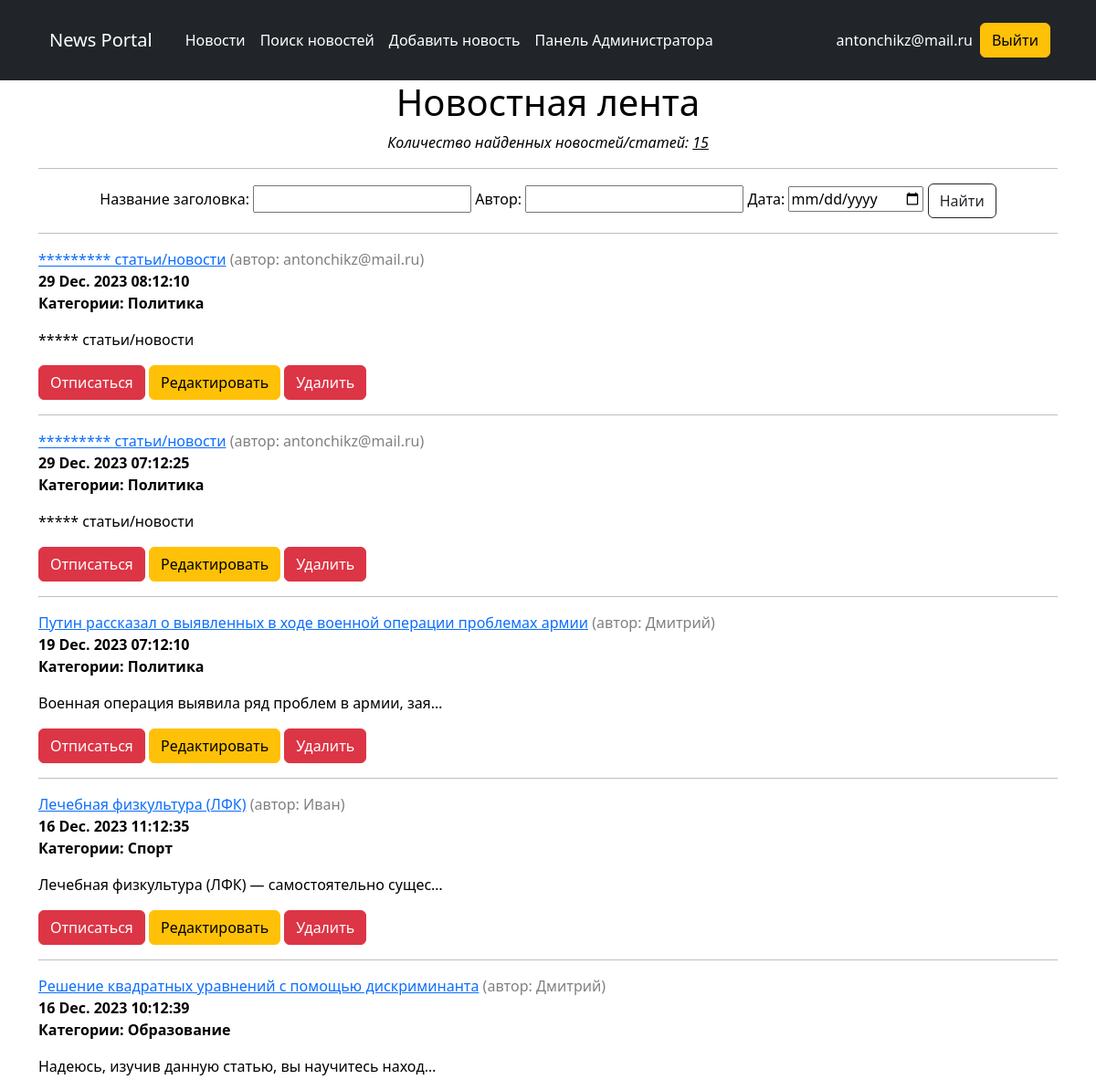
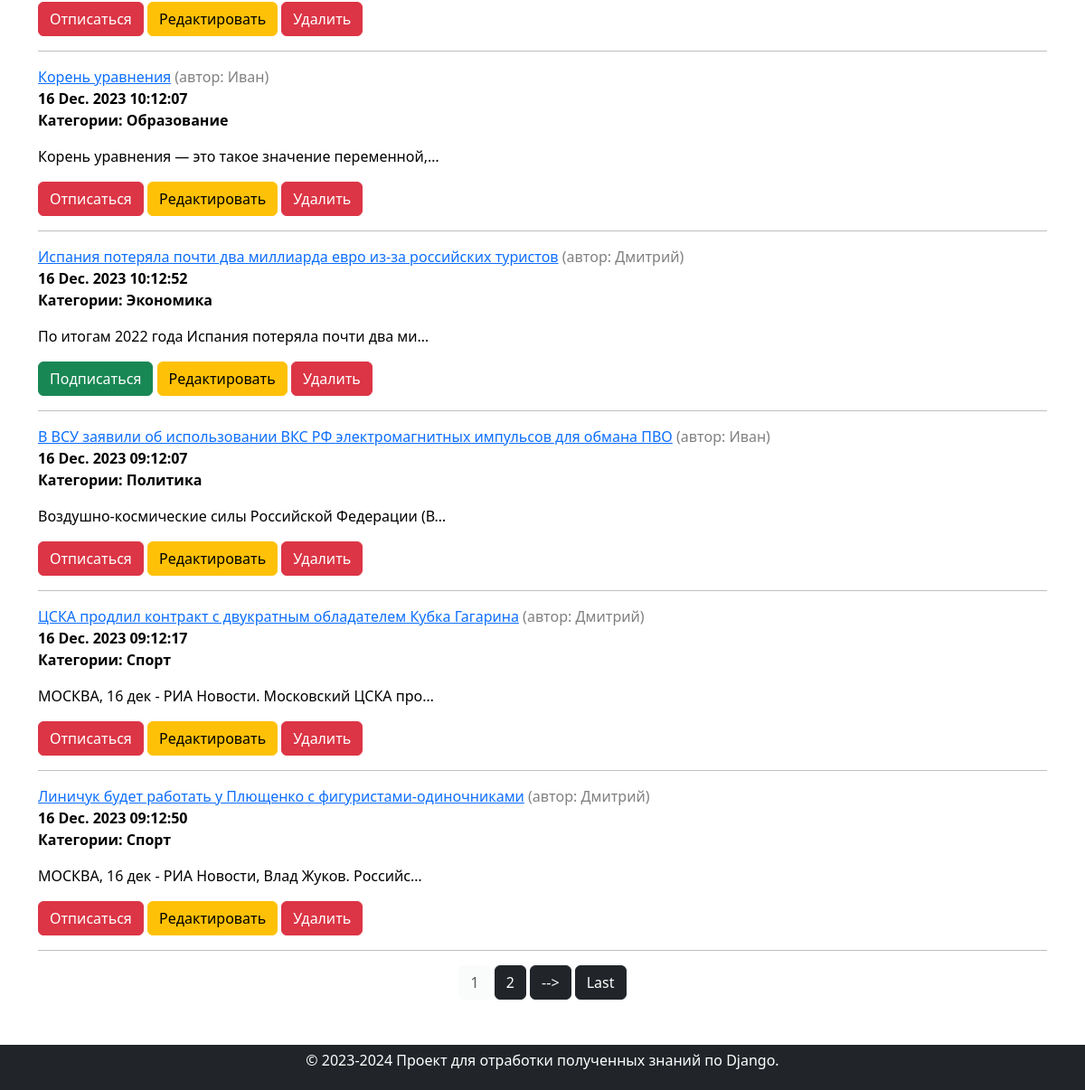
Page /search/ (signed in) on the earlier database version (2 pictures, top to bottom).
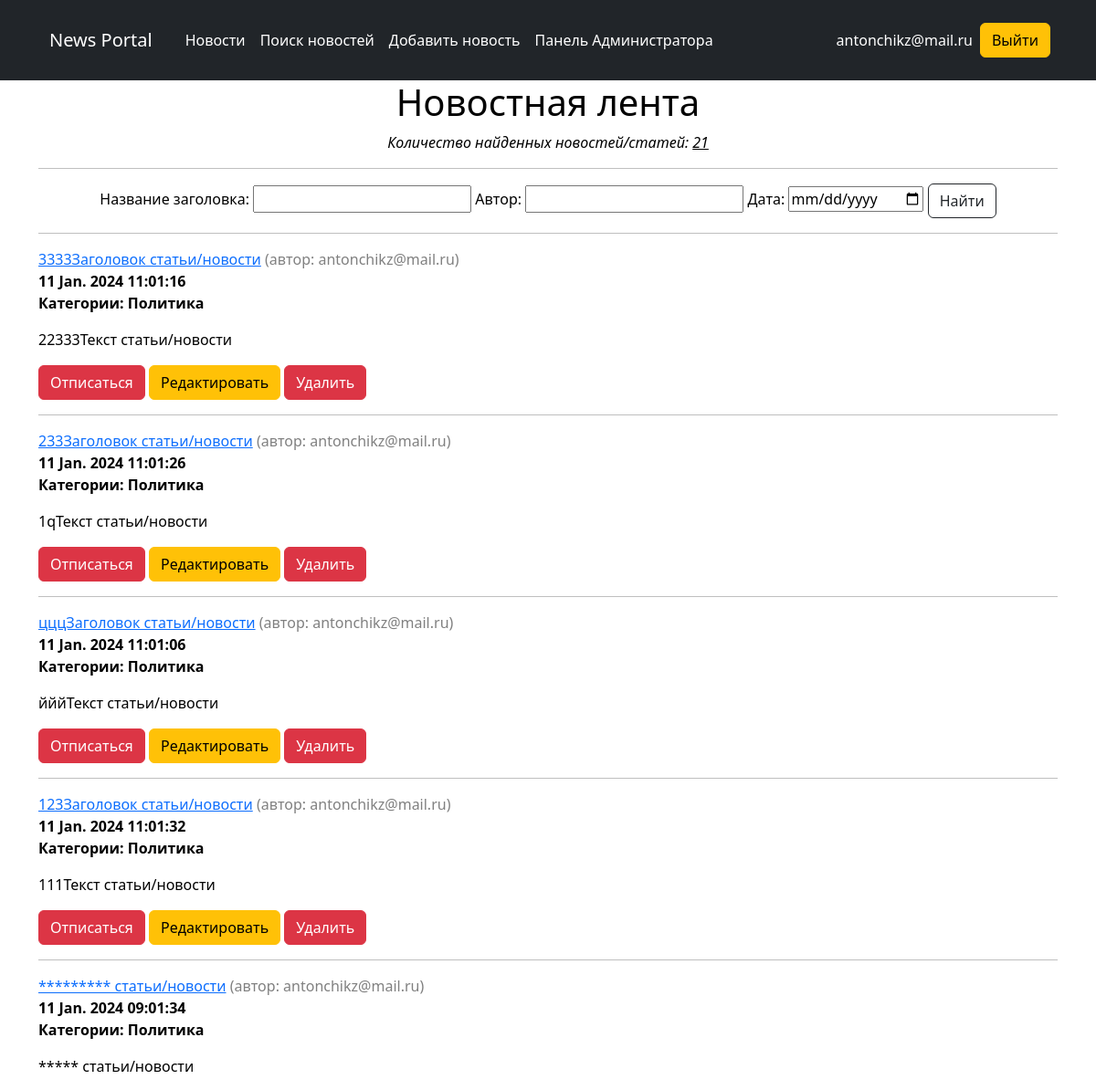
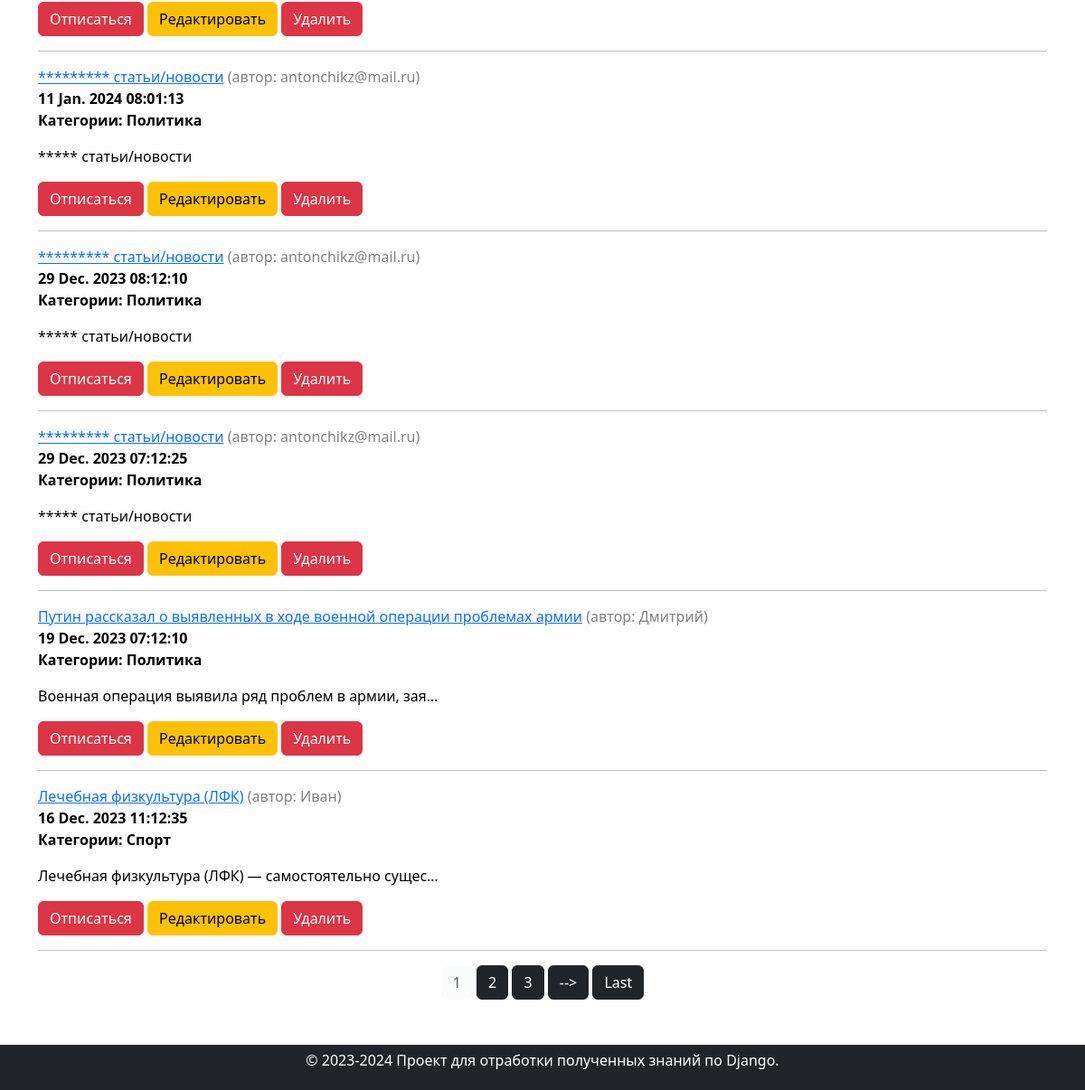
Same page on the later database version (2 pictures, top to bottom).
### news/models.py (models this page shows, shortened)
class Post(models.Model):
    article = 'AR'
    news = 'NE'
    POSITIONS = [
        (article, 'Статья'),
        (news, 'Новости'),
    ]
    author = models.ForeignKey(Author, on_delete=models.CASCADE)  # связь «один ко многим» с моделью Author
    choose_news = models.CharField(max_length=2, choices=POSITIONS)
    datetime_post = models.DateTimeField(auto_now_add=True)
    category = models.ManyToManyField(Category, through='PostCategory')  # связь «многие ко многим» с моделью Category
    title = models.CharField(max_length=255, default='Заголовок статьи/новости')
    text = models.TextField(default='Текст статьи/новости')
    rating = models.IntegerField(default=0)

class Author(models.Model):
    user = models.OneToOneField(User, on_delete=models.CASCADE)
    rating = models.IntegerField(default=0)
    def __str__(self):
        return f'{self.user}'

class Category(models.Model):
    name = models.CharField(max_length=255, unique=True)
    subscriber = models.ManyToManyField(User, related_name='categories')
    def __str__(self):
        return self.name

### news/views.py (the view)
# urls.py: path('search/', cache_page(60*1)(PostsSearchList.as_view()), name='post_search'),
class PostsSearchList(LoginRequiredMixin, PermissionRequiredMixin, ListView):
    model = Post
    ordering = '-datetime_post'
    template_name = 'news/search.html'
    context_object_name = 'news'
    paginate_by = 10
    permission_required = ('news.view_post',)
    def get_queryset(self):
        self.queryset = PostFilter(self.request.GET, queryset=super().get_queryset())
        return self.queryset.qs
    def get_context_data(self, **kwargs):
        context = super().get_context_data(**kwargs)
        context['filter'] = self.queryset
        return context

### news/current_time.py (called while the page is built)
def get_current_time(request):
    return {'current_time': datetime.now()}

### news/templatetags/custom_filters.py (called while the page is built)
def clear_str(word: str) -> str:
    ss = map(lambda x: x if x not in punctuation else "", word)
    result = ''.join(ss)
    return result.lower()

@register.filter()
def censor(value: str) -> str:
    try:
        if type(value) == str:
            result = map(lambda word: '*' * len(word) if clear_str(word) in PI_WORDS else word, value.split())
            text = ' '.join(result)
        else:
            raise TypeError
    except TypeError as e:
        print(f'Необходимо передавать тип данных str, вместо этого получаем {type(value)}')
    else:
        return text

### news/templatetags/custom_tags.py (called while the page is built)
@register.simple_tag(takes_context=True)
def url_replace(context, **kwargs):
    d = context['request'].GET.copy()
    for k, v in kwargs.items():
        d[k] = v
    return d.urlencode()

### templates/news/search.html (shortened to what this page needs)
{% extends 'flatpages/default.html' %}
{% load custom_filters %}
{% block content %}
    <div style="text-align: center;">
        <h1>Новостная лента</h1>
        {% if news %}
            <p><i>Количество найденных новостей/статей: <u>{{filter.qs|length}}</u></i></p>
            <hr>
            <form  method="GET">
                {{ filter.form }}
                <input type="submit" class="btn btn-outline-dark" value="Найти">
            </form>
            <hr>
    </div>
        {% for val in news %}
            <div style="text-align: left;">
                <a href="{% url 'post_detail' val.id %}">{{ val.title|censor }}</a>
                <span style="color: gray;">(автор: {{val.author}})</span>
                <br>
                <b>{{ val.datetime_post|date:'d M. Y h:m:s' }}</b>
                <p><b>Категории:
                    {% for cat in val.category.all%}
                        {{cat|title}}
                    {% endfor %}
                </b></p>
                <p>{{ val.text|truncatechars:50|censor }}</p>
                {% if request.user in val.category.first.subscriber.all%}
                    <a class="btn btn-danger" href="{% url 'category_unsubscribe' val.postcategory_set.first.category.pk %}" role="button">Отписаться</a>
                {% else %}
                    <a class="btn btn-success" href="{% url 'category_subscribe' val.postcategory_set.first.category.pk %}" role="button">Подписаться</a>
                {% endif %}
                {% if request.user.author%}
                    <a class="btn btn-warning" href="{% url 'post_update' val.id %}" role="button">Редактировать</a>
                    <a class="btn btn-danger" href="{% url 'post_delete' val.id %}" role="button">Удалить</a>
                {% else %}
                   <span style="color: gray;">Авторы могу редактировать и удалять статьи.</span>
                {% endif %}
            </div>
            <hr>
        {% endfor %}
    {% else %}
        <h2>Статей нет!</h2>
    {% endif %}
{% include "flatpages/paginate.html" %}
{% endblock content %}

Differences in the rows shown:
no longer on this page (row unchanged): Post: title|censor "Решение квадратных уравнений с помощью дискриминанта", author "Дмитрий", datetime_post "16 Dec. 2023 10:12:39", text|censor "Надеюсь, изучив данную статью, вы научитесь наход…", shows "Отписаться"
no longer on this page (row unchanged): Category: name "Образование"
no longer on this page (row unchanged): Post: title|censor "Корень уравнения", author "Иван", datetime_post "16 Dec. 2023 10:12:07", text|censor "Корень уравнения — это такое значение переменной,…", shows "Отписаться"
no longer on this page (row unchanged): Post: title|censor "Испания потеряла почти два миллиарда евро из-за российских туристов", author "Дмитрий", datetime_post "16 Dec. 2023 10:12:52", text|censor "По итогам 2022 года Испания потеряла почти два ми…", shows "Подписаться"
no longer on this page (row unchanged): Category: name "Экономика", shown under "Испания потеряла почти два миллиарда евро из-за российских туристов"
no longer on this page (row unchanged): Post: title|censor "В ВСУ заявили об использовании ВКС РФ электромагнитных импульсов для обмана ПВО", author "Иван", datetime_post "16 Dec. 2023 09:12:07", text|censor "Воздушно-космические силы Российской Федерации (В…", shows "Отписаться", Category (name "Политика")
no longer on this page (row unchanged): Post: title|censor "ЦСКА продлил контракт с двукратным обладателем Кубка Гагарина", author "Дмитрий", datetime_post "16 Dec. 2023 09:12:17", text|censor "МОСКВА, 16 дек - РИА Новости. Московский ЦСКА про…", shows "Отписаться", Category (name "Спорт")
no longer on this page (row unchanged): Post: title|censor "Линичук будет работать у Плющенко с фигуристами-одиночниками", author "Дмитрий", datetime_post "16 Dec. 2023 09:12:50", text|censor "МОСКВА, 16 дек - РИА Новости, Влад Жуков. Российс…", shows "Отписаться", Category (name "Спорт")
added Post: title|censor "3333Заголовок статьи/новости", author "antonchikz@mail.ru", datetime_post "11 Jan. 2024 11:01:16", text|censor "22333Текст статьи/новости", shows "Отписаться", Category (name "Политика")
added Post: title|censor "233Заголовок статьи/новости", author "antonchikz@mail.ru", datetime_post "11 Jan. 2024 11:01:26", text|censor "1qТекст статьи/новости", shows "Отписаться", Category (name "Политика")
added Post: title|censor "цццЗаголовок статьи/новости", author "antonchikz@mail.ru", datetime_post "11 Jan. 2024 11:01:06", text|censor "йййТекст статьи/новости", shows "Отписаться", Category (name "Политика")
added Post: title|censor "123Заголовок статьи/новости", author "antonchikz@mail.ru", datetime_post "11 Jan. 2024 11:01:32", text|censor "111Текст статьи/новости", shows "Отписаться", Category (name "Политика")
added Post: title|censor "********* статьи/новости", author "antonchikz@mail.ru", datetime_post "11 Jan. 2024 09:01:34", text|censor "***** статьи/новости", shows "Отписаться", Category (name "Политика")
added Post: title|censor "********* статьи/новости", author "antonchikz@mail.ru", datetime_post "11 Jan. 2024 08:01:13", text|censor "***** статьи/новости", shows "Отписаться", Category (name "Политика")
Other differences:
{{ filter.qs|length }}: "15" → "21"
new list line: "3"
